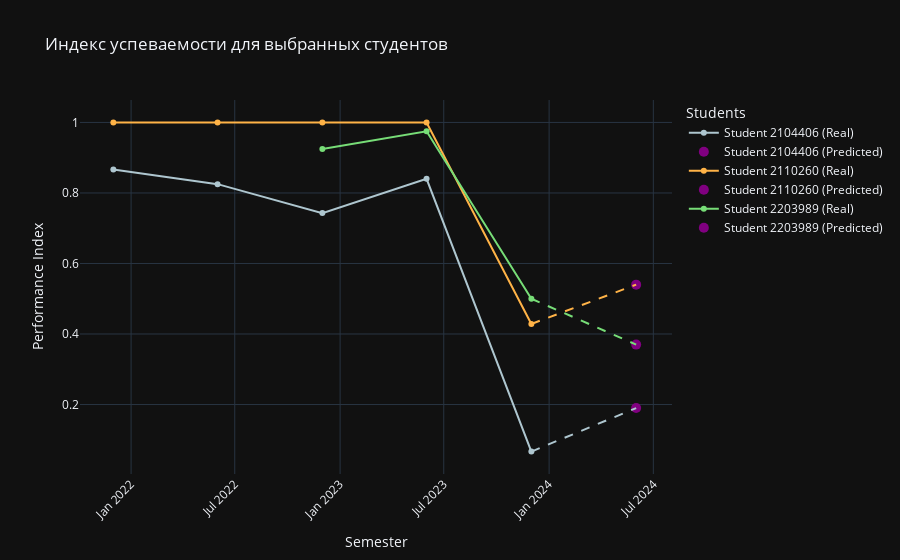

Here is the notebook cell this chart was saved with:
### Code cell
performance_plot(sample_students=students, max_students=3, predicted=True)

### Figure 1 — Plotly figure (JSON) as saved in the notebook; plotly's stock layout.template omitted (floating-point values rounded to 4 significant figures)
{"data": [{"line": {"color": "#AEC6CF"}, "mode": "lines+markers", "name": "Student 2104406 (Real)", "x": ["2021-12-01T00:00:00", "2022-06-01T00:00:00", "2022-12-01T00:00:00", "2023-06-01T00:00:00", "2023-12-01T00:00:00"], "y": [0.8667, 0.825, 0.7429, 0.84, 0.06667], "type": "scatter"}, {"marker": {"color": "purple", "size": 10, "symbol": "circle"}, "mode": "markers", "name": "Student 2104406 (Predicted)", "x": ["2024-06-01T00:00:00"], "y": [0.19], "type": "scatter"}, {"line": {"color": "#AEC6CF", "dash": "dash"}, "mode": "lines", "showlegend": false, "x": ["2023-12-01T00:00:00", "2024-06-01T00:00:00"], "y": [0.06667, 0.19], "type": "scatter"}, {"line": {"color": "#FFB347"}, "mode": "lines+markers", "name": "Student 2110260 (Real)", "x": ["2021-12-01T00:00:00", "2022-06-01T00:00:00", "2022-12-01T00:00:00", "2023-06-01T00:00:00", "2023-12-01T00:00:00"], "y": [1.0, 1.0, 1.0, 1.0, 0.4286], "type": "scatter"}, {"marker": {"color": "purple", "size": 10, "symbol": "circle"}, "mode": "markers", "name": "Student 2110260 (Predicted)", "x": ["2024-06-01T00:00:00"], "y": [0.54], "type": "scatter"}, {"line": {"color": "#FFB347", "dash": "dash"}, "mode": "lines", "showlegend": false, "x": ["2023-12-01T00:00:00", "2024-06-01T00:00:00"], "y": [0.4286, 0.54], "type": "scatter"}, {"line": {"color": "#77DD77"}, "mode": "lines+markers", "name": "Student 2203989 (Real)", "x": ["2022-12-01T00:00:00", "2023-06-01T00:00:00", "2023-12-01T00:00:00"], "y": [0.925, 0.975, 0.5], "type": "scatter"}, {"marker": {"color": "purple", "size": 10, "symbol": "circle"}, "mode": "markers", "name": "Student 2203989 (Predicted)", "x": ["2024-06-01T00:00:00"], "y": [0.37], "type": "scatter"}, {"line": {"color": "#77DD77", "dash": "dash"}, "mode": "lines", "showlegend": false, "x": ["2023-12-01T00:00:00", "2024-06-01T00:00:00"], "y": [0.5, 0.37], "type": "scatter"}], "layout": {"xaxis": {"title": {"text": "Semester"}, "tickangle": -45}, "title": {"text": "Индекс успеваемости для выбранных студентов"}, "yaxis": {"title": {"text": "Performance Index"}}, "legend": {"title": {"text": "Students"}}}}
